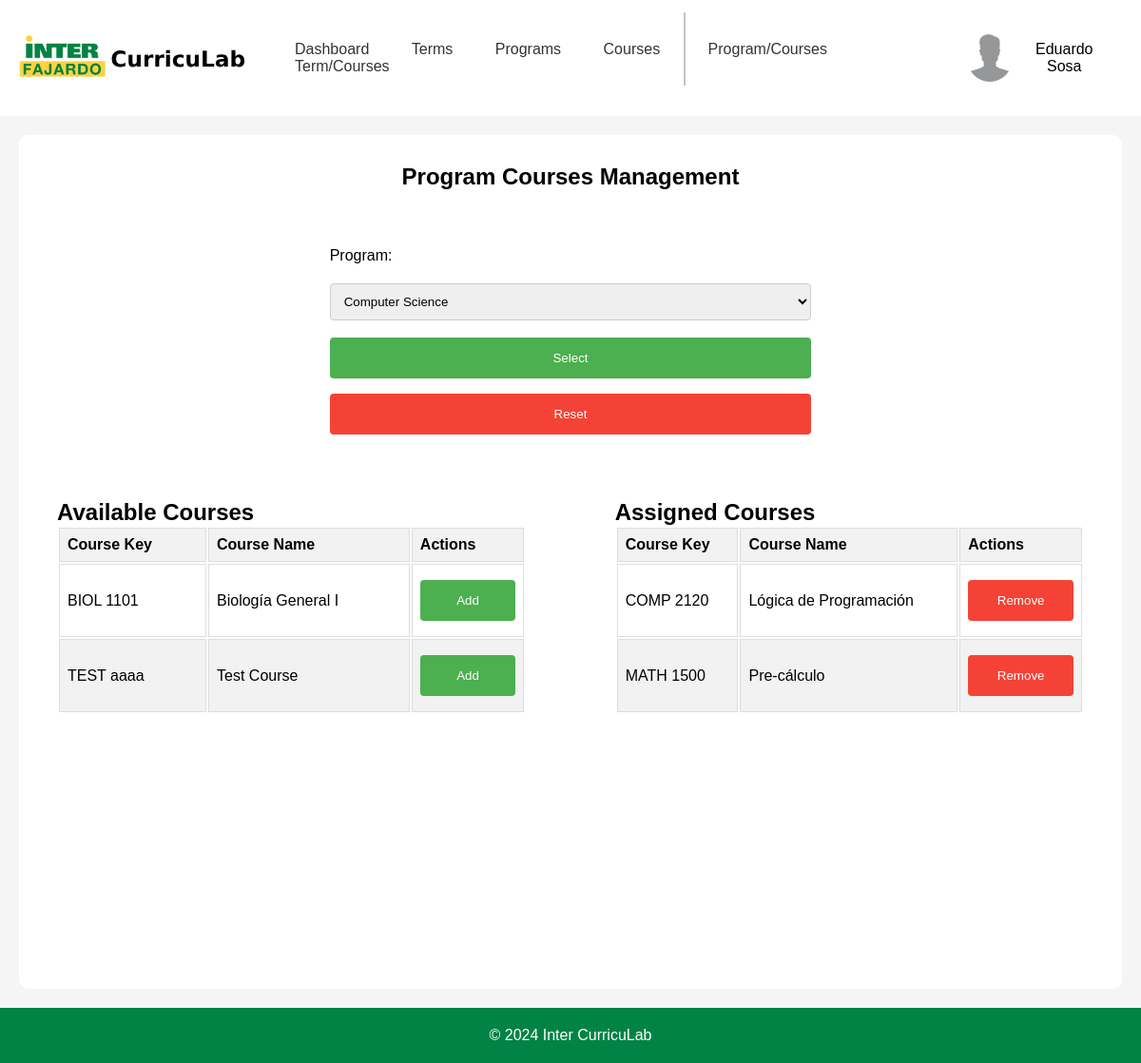
The page /templates/adminPages/adminProgramCourses.php?program=COMP (signed in) on the database its author committed.
### tables this page shows
CREATE TABLE "course" (
	"CourseID"	INTEGER NOT NULL UNIQUE,
	"CourseKey"	TEXT,
	"CourseName"	TEXT,
	"CompetencyKey"	TEXT,
	PRIMARY KEY("CourseID" AUTOINCREMENT),
	FOREIGN KEY("CompetencyKey") REFERENCES "competency"("CompetencyKey")
);

### templates/adminPages/adminProgramCourses.php (the view, shortened to what this page needs)
<?php
$config = require_once '../../backend/php/config.php';
if (!isset($_SESSION['email'])) {
    header('Location: ../index.php');
    exit();
} elseif ($_SESSION['accountType'] !== 'Admin' && $_SESSION['accountType'] !== 'Root' && $_SESSION['accountType'] !== 'Staff') {
    header('Location: ../staffPages/profPage.php');
    exit;
} else {
    if ($config['db']['type'] === 'sqlite') {
        $db = new SQLite3($config['db']['sqlite']['path']);
    } elseif ($config['db']['type'] === 'mysql') {
        $dsn = "mysql:host={$config['db']['mysql']['host']};dbname={$config['db']['mysql']['dbname']}";
        $db = new PDO($dsn, $config['db']['mysql']['username'], $config['db']['mysql']['password']);
    }
    cleanUpProgramCourses($db);
    $queryCourse = "SELECT * FROM course";
    $stmtCourse = $db->prepare($queryCourse);
    $resultCourse = $stmtCourse->execute();
    $courses = fetchAllRows($resultCourse);
    $queryProgram = "SELECT * FROM program";
    $stmtProgram = $db->prepare($queryProgram);
    $resultProgram = $stmtProgram->execute();
    $programs = fetchAllRows($resultProgram);
    $queryProgramCourse = "SELECT * FROM programCourses";
    $stmtProgramCourse = $db->prepare($queryProgramCourse);
    $resultProgramCourse = $stmtProgramCourse->execute();
    $programCourses = fetchAllRows($resultProgramCourse);
    $selectedProgramKey = $_GET['program'] ?? null;
    if ($selectedProgramKey) {
        $queryProgramCourses = "SELECT * FROM programCourses WHERE ProgramKey = :programKey";
        $stmtProgramCourses = $db->prepare($queryProgramCourses);
        $stmtProgramCourses->bindValue(':programKey', $selectedProgramKey, SQLITE3_TEXT);
        $resultProgramCourses = $stmtProgramCourses->execute();
        $programCourses = fetchAllRows($resultProgramCourses);
    } else {
        $programCourses = [];
    }
}
function fetchAllRows($result) {
    $rows = [];
    while ($row = $result->fetchArray(SQLITE3_ASSOC)) {
        $rows[] = $row;
    }
    return $rows;
}
function cleanUpProgramCourses($db) {
    $queryProgramCourses = "SELECT * FROM programCourses";
    $stmtProgramCourses = $db->prepare($queryProgramCourses);
    $resultProgramCourses = $stmtProgramCourses->execute();
    $programCourses = fetchAllRows($resultProgramCourses);
    foreach ($programCourses as $programCourse) {
        $queryProgram = "SELECT * FROM program WHERE ProgramKey = :programKey";
        $stmtProgram = $db->prepare($queryProgram);
        $stmtProgram->bindValue(':programKey', $programCourse['ProgramKey'], SQLITE3_TEXT);
        $resultProgram = $stmtProgram->execute();
    }
}
?>
<!DOCTYPE html>
<html lang="en">
<head>
    <link rel="stylesheet" href="../../static/css/headerFooter.css">
    <link rel="stylesheet" href="../../static/css/adminProgramCourses.css">
</head>
<body>
    <div id="headerNav">
        <div class="logo">
            <a href="adminDashboard.php">
                <img src="../../static/img/inter-logo-full.png" alt="Inter CurricuLab">
            </a>
        </div>
        <nav>
            <a href="adminDashboard.php">Dashboard</a>
            <a href="adminTerms.php">Terms</a>
            <a href="adminPrograms.php">Programs</a>
            <div class="dropdown">
                <a href="adminCourses.php">Courses</a>
            </div>
            <a class="navDivider"></a>
            <a href="#">Program/Courses</a>
            <a href="adminTermCourses.php" class="active">Term/Courses</a>
        </nav>
        <div class="userBox">
            <button onclick="myFunction()" class="userDropdownButton">
                <img src="../../static/img/userProfile.jpg" alt="User" >
                <?php
                echo $_SESSION['firstName'] . ' ' . $_SESSION['lastName'];
                ?>
            </button>
        </div>
    </div>
    <div id="container">
        <div class="container-upperBox">
            <div class="gridParent">
                <div class="programSelector">
                    <h2>Program Courses Management</h2>
                    <form id="programForm">
                        <label for="program">Program:</label>
                        <select id="program" name="program">
                            <?php
                            foreach ($programs as $program) {
                                echo "<option value='" . htmlspecialchars($program['ProgramKey']) . "'";
                                if ($selectedProgramKey == $program['ProgramKey']) {
                                    echo " selected";
                                }
                                echo ">" . htmlspecialchars($program['ProgramName']) . "</option>";
                            }
                            ?>
                        </select>
                        <button id="programSelectorButton">Select</button>
                        <button id="resetButton">Reset</button>
                    </form>
                </div>
                <div class="coursesTable">
                    <h2>Available Courses</h2>
                    <table>
                        <thead>
                        <tr>
                            <th>Course Key</th>
                            <th>Course Name</th>
                            <th>Actions</th>
                        </tr>
                        </thead>
                        <?php
                        if (!$selectedProgramKey) {
                            echo '<tbody hidden="hidden">';
                        } else {
                            echo '<tbody>';
                        }
                        ?>
                        <?php
                        foreach ($courses as $course) {
                            $isCourseInProgram = false;
                            foreach ($programCourses as $programCourse) {
                                if ($programCourse['CourseKey'] == $course['CourseKey']) {
                                    $isCourseInProgram = true;
                                    break;
                                }
                            }
                            if (!$isCourseInProgram) {
                                echo '<tr>';
                                echo '<td>' . $course['CourseKey'] . '</td>';
                                echo '<td>' . $course['CourseName'] . '</td>';
                                ?>
                                <td>
                                    <form method="post" action="<?php echo $_SERVER['PHP_SELF']; ?>">
                                        <button type="submit" name="addCourse" class="addButton">Add</button>
                                    </form>
                                </td>
                                <?php
                                echo '</tr>';
                            }
                        }
                        ?>
                        </tbody>
                    </table>
                </div>
                <div class="addedCourses">
                    <h2>Assigned Courses</h2>
                    <table>
                        <thead>
                        <tr>
                            <th>Course Key</th>
                            <th>Course Name</th>
                            <th>Actions</th>
                        </tr>
                        </thead>
                        <tbody>
                        <?php
                        foreach ($courses as $course) {
                            $isCourseInProgram = false;
                            foreach ($programCourses as $programCourse) {
                                if ($programCourse['CourseKey'] == $course['CourseKey']) {
                                    $isCourseInProgram = true;
                                    break;
                                }
                            }
                            if ($isCourseInProgram) {
                                echo '<tr>';
                                echo '<td>' . $course['CourseKey'] . '</td>';
                                echo '<td>' . $course['CourseName'] . '</td>';
                                ?>
                                <td>
                                    <form method="post" action="<?php echo $_SERVER['PHP_SELF']; ?>">
                                        <button type="submit" name="removeCourse" class="removeButton">Remove</button>
                                    </form>
                                </td>
                                <?php
                                echo '</tr>';
                            }
                        }
                        ?>
                        </tbody>
                    </table>
                </div>
            </div>
        </div>
    </div>
    <footer>
        <p>&copy; 2024 Inter CurricuLab</p>
    </footer>
</body>
</html>

### static/css/headerFooter.css (style rules this page uses)
* { margin: 0; padding: 0; box-sizing: border-box; font-family: 'Poppins', sans-serif; }
body { display: flex; flex-direction: column; min-height: 100vh; }
#headerNav { display: flex; justify-content: space-between; align-items: center; }
.logo { margin: 20px; }
.logo img { width: 250px; }
nav a:not(.navDivider) { padding: 20px; text-decoration: none; color: #333; border-radius: 5px; }
.navDivider { margin-right: 4px; border-right: 2px solid #c3c3c3; padding: 30px 0; }
.userBox { margin: 20px; }
.userDropdownButton { padding: 16px; font-size: 16px; border: none; cursor: pointer; background-color: transparent; border-radius: 5px; }
.userBox { position: relative; display: inline-block; }
.userBox img { width: 50px; height: 50px; border-radius: 50%; margin-right: 10px; }
.userDropdownButton img { pointer-events: none; }
.userBox button { display: flex; align-items: center; justify-content: center; }
.dropdown { position: relative; display: inline-block; }
footer { background-color: #008345; color: white; text-align: center; padding: 20px; margin-top: auto; }

### static/css/adminProgramCourses.css (style rules this page uses)
#container { display: flex; flex-direction: column; background-color: #f5f5f5; flex-grow: 1; }
.container-upperBox { display: flex; flex-direction: column; align-items: center; background-color: white; margin: 20px; padding: 20px; border-radius: 10px; flex-grow: 1; }
.gridParent { display: grid; grid-template-columns: repeat(2, 1fr) 0.2fr repeat(2, 1fr); grid-template-rows: repeat(5, 1fr); grid-column-gap: 0; grid-row-gap: 0; width: 100%; height: 100%; }
.programSelector { grid-area: 1 / 2 / 3 / 5; }
.coursesTable { grid-area: 3 / 1 / 5 / 3; }
.addedCourses { grid-area: 3 / 4 / 5 / 6; }
.programSelector { display: flex; align-content: center; text-align: center; justify-content: center; flex-direction: column; }
.programSelector h2 { margin: 10px 0; font-size: 1.5em; }
#programForm { display: flex; flex-direction: column; align-items: flex-start; background-color: white; margin: 20px; padding: 20px; border-radius: 10px; flex-grow: 1; }
#programForm label { margin: 10px 0; }
#programForm select { width: 100%; padding: 10px; margin: 10px 0; border: 1px solid #ccc; border-radius: 4px; box-sizing: border-box; }
#programForm #programSelectorButton { background-color: #4CAF50; color: white; padding: 14px 20px; margin: 8px 0; border: none; border-radius: 4px; cursor: pointer; width: 100%; }
#programForm #resetButton { background-color: #f44336; color: white; padding: 14px 20px; margin: 8px 0; border: none; border-radius: 4px; cursor: pointer; width: 100%; }
.coursesTable { display: flex; flex-direction: column; border-collapse: collapse; margin: 20px; }
.coursesTable th { background-color: #f2f2f2; }
.coursesTable th, .coursesTable td { border: 1px solid #ddd; padding: 8px; text-align: left; }
.coursesTable tr:nth-child(even) { background-color: #f2f2f2; }
.addButton { background-color: #4CAF50; color: white; padding: 14px 20px; margin: 8px 0; border: none; border-radius: 4px; cursor: pointer; width: 100%; }
.addedCourses { display: flex; flex-direction: column; border-collapse: collapse; margin: 20px; }
.addedCourses th { background-color: #f2f2f2; }
.addedCourses th, .addedCourses td { border: 1px solid #ddd; padding: 8px; text-align: left; }
.addedCourses tr:nth-child(even) { background-color: #f2f2f2; }
.removeButton { background-color: #f44336; color: white; padding: 14px 20px; margin: 8px 0; border: none; border-radius: 4px; cursor: pointer; width: 100%; }

### rows shown on the page
course: CourseKey "BIOL 1101", CourseName "Biología General I"
course: CourseKey "TEST aaaa", CourseName "Test Course"
course: CourseKey "COMP 2120", CourseName "Lógica de Programación"
course: CourseKey "MATH 1500", CourseName "Pre-cálculo"

### other values the page prints
$_SESSION['firstName'] "Eduardo"
$_SESSION['lastName'] "Sosa"
form field program "Computer Science"
